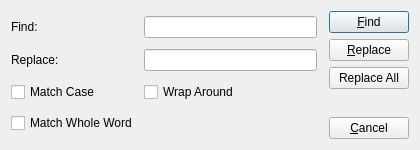
<?xml version="1.0" encoding="UTF-8"?>
<ui version="4.0">
 <class>Find</class>
 <widget class="QDialog" name="Find">
  <property name="enabled">
   <bool>true</bool>
  </property>
  <property name="geometry">
   <rect>
    <x>0</x>
    <y>0</y>
    <width>420</width>
    <height>150</height>
   </rect>
  </property>
  <property name="minimumSize">
   <size>
    <width>420</width>
    <height>150</height>
   </size>
  </property>
  <property name="windowTitle">
   <string>Find and Replace</string>
  </property>
  <layout class="QHBoxLayout" name="horizontalLayout">
   <item>
    <layout class="QGridLayout" name="gridLayout">
     <property name="rightMargin">
      <number>6</number>
     </property>
     <property name="horizontalSpacing">
      <number>6</number>
     </property>
     <item row="0" column="0">
      <widget class="QLabel" name="label">
       <property name="text">
        <string>Find:</string>
       </property>
       <property name="buddy">
        <cstring>lineEditFind</cstring>
       </property>
      </widget>
     </item>
     <item row="0" column="1">
      <widget class="QLineEdit" name="lineEditFind"/>
     </item>
     <item row="3" column="0">
      <widget class="QCheckBox" name="checkWholeWord">
       <property name="text">
        <string>Match Whole Word</string>
       </property>
      </widget>
     </item>
     <item row="1" column="0">
      <widget class="QLabel" name="label_2">
       <property name="text">
        <string>Replace:</string>
       </property>
       <property name="buddy">
        <cstring>lineEditReplace</cstring>
       </property>
      </widget>
     </item>
     <item row="1" column="1">
      <widget class="QLineEdit" name="lineEditReplace"/>
     </item>
     <item row="2" column="0">
      <widget class="QCheckBox" name="checkCase">
       <property name="text">
        <string>Match Case</string>
       </property>
      </widget>
     </item>
     <item row="2" column="1">
      <widget class="QCheckBox" name="checkWrapAround">
       <property name="text">
        <string>Wrap Around</string>
       </property>
      </widget>
     </item>
    </layout>
   </item>
   <item>
    <layout class="QVBoxLayout" name="verticalLayout">
     <property name="spacing">
      <number>6</number>
     </property>
     <item>
      <widget class="QPushButton" name="btnFind">
       <property name="text">
        <string>&amp;Find</string>
       </property>
      </widget>
     </item>
     <item>
      <widget class="QPushButton" name="btnReplace">
       <property name="text">
        <string>&amp;Replace</string>
       </property>
      </widget>
     </item>
     <item>
      <widget class="QPushButton" name="btnReplaceAll">
       <property name="text">
        <string>Replace All</string>
       </property>
      </widget>
     </item>
     <item>
      <spacer name="verticalSpacer">
       <property name="orientation">
        <enum>Qt::Orientation::Vertical</enum>
       </property>
       <property name="sizeHint" stdset="0">
        <size>
         <width>20</width>
         <height>20</height>
        </size>
       </property>
      </spacer>
     </item>
     <item>
      <widget class="QPushButton" name="btnCancel">
       <property name="text">
        <string>&amp;Cancel</string>
       </property>
      </widget>
     </item>
    </layout>
   </item>
  </layout>
 </widget>
 <tabstops>
  <tabstop>lineEditFind</tabstop>
  <tabstop>lineEditReplace</tabstop>
  <tabstop>btnFind</tabstop>
  <tabstop>btnReplace</tabstop>
  <tabstop>btnReplaceAll</tabstop>
  <tabstop>checkCase</tabstop>
  <tabstop>checkWholeWord</tabstop>
  <tabstop>checkWrapAround</tabstop>
  <tabstop>btnCancel</tabstop>
 </tabstops>
 <resources/>
 <connections>
  <connection>
   <sender>btnCancel</sender>
   <signal>clicked()</signal>
   <receiver>Find</receiver>
   <slot>reject()</slot>
   <hints>
    <hint type="sourcelabel">
     <x>389</x>
     <y>129</y>
    </hint>
    <hint type="destinationlabel">
     <x>328</x>
     <y>67</y>
    </hint>
   </hints>
  </connection>
 </connections>
</ui>
